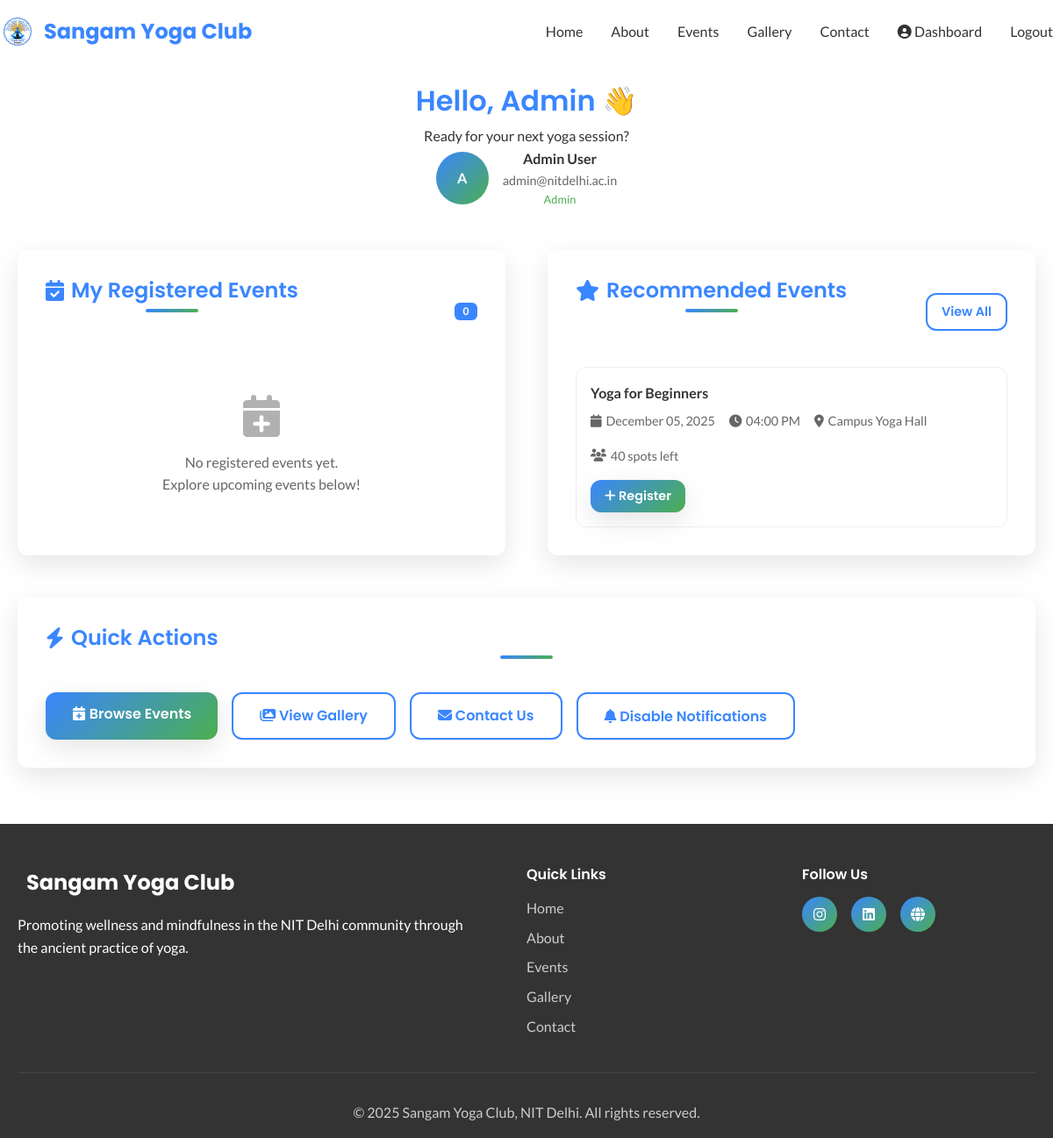
The page /dashboard (signed in) on the database its author committed.
### app.py (models this page shows, shortened)
class User(UserMixin, db.Model):
    id = db.Column(db.Integer, primary_key=True)
    email = db.Column(db.String(120), unique=True, nullable=False)
    name = db.Column(db.String(100), nullable=False)
    profile_picture = db.Column(db.String(200))
    role = db.Column(db.String(20), default='student')  # student, professor, admin
    notifications_enabled = db.Column(db.Boolean, default=True)
    created_at = db.Column(db.DateTime, default=datetime.utcnow)
    registrations = db.relationship('Registration', backref='user', lazy=True, cascade='all, delete-orphan')
    def is_admin(self):
        return self.role == 'admin'

class Event(db.Model):
    id = db.Column(db.Integer, primary_key=True)
    title = db.Column(db.String(200), nullable=False)
    description = db.Column(db.Text)
    date = db.Column(db.Date, nullable=False)
    time = db.Column(db.Time, nullable=False)
    location = db.Column(db.String(200), nullable=False)
    instructor = db.Column(db.String(100), nullable=False)
    max_participants = db.Column(db.Integer, default=30)
    category = db.Column(db.String(50), default='class')  # class, workshop, retreat
    created_at = db.Column(db.DateTime, default=datetime.utcnow)
    registrations = db.relationship('Registration', backref='event', lazy=True, cascade='all, delete-orphan')
    def available_spots(self):
        return self.max_participants - len(self.registrations)

### app.py (the view)
@app.route('/dashboard')
@login_required
def user_dashboard():
    user_registrations = Registration.query.filter_by(user_id=current_user.id).all()
    registered_events = [reg.event for reg in user_registrations]
    upcoming_events = Event.query.filter(
        Event.date >= datetime.now(),
        ~Event.id.in_([event.id for event in registered_events])
    ).order_by(Event.date).limit(5).all()
    return render_template('dashboard.html',
                         registered_events=registered_events,
                         upcoming_events=upcoming_events)

### app.py (called while the page is built)
@login_manager.user_loader
def load_user(user_id):
    return User.query.get(int(user_id))

### templates/dashboard.html (shortened to what this page needs)
{% extends "base.html" %}
{% block content %}
<div class="dashboard-container">
    <div class="container">
        <div class="dashboard-header">
            <h1 class="welcome-message">Hello, {{ current_user.name.split()[0] }} 👋</h1>
            <p>Ready for your next yoga session?</p>
            <div class="user-info">
                {% if current_user.profile_picture %}
                <img src="{{ current_user.profile_picture }}" alt="Profile" class="user-avatar">
                {% else %}
                <div class="user-avatar" style="background: var(--gradient); display: flex; align-items: center; justify-content: center; color: white; font-weight: bold;">
                    {{ current_user.name[0].upper() }}
                </div>
                {% endif %}
                <div>
                    <div style="font-weight: 600;">{{ current_user.name }}</div>
                    <div style="color: var(--light-gray); font-size: 0.9rem;">{{ current_user.email }}</div>
                    <div style="color: var(--primary-green); font-size: 0.8rem; text-transform: capitalize;">{{ current_user.role }}</div>
                </div>
            </div>
        </div>
        <div class="dashboard-grid">
            <div class="dashboard-section">
                <div class="section-header">
                    <h2 class="section-title">
                        <i class="fas fa-calendar-check"></i>
                        My Registered Events
                    </h2>
                    <span class="badge">{{ registered_events|length }}</span>
                </div>
                <div class="event-list">
                    {% if registered_events %}
                        {% for event in registered_events %}
                        <div class="event-item">
                            <div class="event-title">{{ event.title }}</div>
                            <div class="event-details">
                                <div class="event-detail">
                                    <i class="fas fa-calendar"></i>
                                    {{ event.date.strftime('%B %d, %Y') }}
                                </div>
                                <div class="event-detail">
                                    <i class="fas fa-clock"></i>
                                    {{ event.time.strftime('%I:%M %p') }}
                                </div>
                                <div class="event-detail">
                                    <i class="fas fa-map-marker-alt"></i>
                                    {{ event.location }}
                                </div>
                                <div class="event-detail">
                                    <i class="fas fa-user"></i>
                                    {{ event.instructor }}
                                </div>
                            </div>
                            <div class="event-actions">
                                <button class="btn btn-outline btn-small" onclick="unregisterFromEvent({{ event.id }})">
                                    <i class="fas fa-times"></i> Unregister
                                </button>
                            </div>
                        </div>
                        {% endfor %}
                    {% else %}
                        <div class="empty-state">
                            <i class="fas fa-calendar-plus"></i>
                            <p>No registered events yet.</p>
                            <p>Explore upcoming events below!</p>
                        </div>
                    {% endif %}
                </div>
            </div>
            <div class="dashboard-section">
                <div class="section-header">
                    <h2 class="section-title">
                        <i class="fas fa-star"></i>
                        Recommended Events
                    </h2>
                    <a href="#events" class="btn btn-outline btn-small">View All</a>
                </div>
                <div class="event-list">
                    {% if upcoming_events %}
                        {% for event in upcoming_events %}
                        <div class="event-item">
                            <div class="event-title">{{ event.title }}</div>
                            <div class="event-details">
                                <div class="event-detail">
                                    <i class="fas fa-calendar"></i>
                                    {{ event.date.strftime('%B %d, %Y') }}
                                </div>
                                <div class="event-detail">
                                    <i class="fas fa-clock"></i>
                                    {{ event.time.strftime('%I:%M %p') }}
                                </div>
                                <div class="event-detail">
                                    <i class="fas fa-map-marker-alt"></i>
                                    {{ event.location }}
                                </div>
                                <div class="event-detail">
                                    <i class="fas fa-users"></i>
                                    {{ event.available_spots() }} spots left
                                </div>
                            </div>
                            <div class="event-actions">
                                <button class="btn btn-primary btn-small" onclick="registerForEvent({{ event.id }})">
                                    <i class="fas fa-plus"></i> Register
                                </button>
                            </div>
                        </div>
                        {% endfor %}
                    {% else %}
                        <div class="empty-state">
                            <i class="fas fa-calendar"></i>
                            <p>No upcoming events available.</p>
                        </div>
                    {% endif %}
                </div>
            </div>
        </div>
        <div class="dashboard-section">
            <h2 class="section-title">
                <i class="fas fa-bolt"></i>
                Quick Actions
            </h2>
            <div class="quick-actions" style="display: flex; gap: 1rem; flex-wrap: wrap;">
                <a href="#events" class="btn btn-primary">
                    <i class="fas fa-calendar-plus"></i> Browse Events
                </a>
                <a href="#gallery" class="btn btn-outline">
                    <i class="fas fa-images"></i> View Gallery
                </a>
                <a href="#contact" class="btn btn-outline">
                    <i class="fas fa-envelope"></i> Contact Us
                </a>
                <button class="btn btn-outline" onclick="toggleNotifications()">
                    <i class="fas fa-bell"></i>
                    {{ 'Disable' if current_user.notifications_enabled else 'Enable' }} Notifications
                </button>
            </div>
        </div>
    </div>
</div>
{% endblock %}

### static/css/style.css (style rules this page uses)
* { margin: 0; padding: 0; box-sizing: border-box; }
:root { --primary-blue: #3A86FF; --primary-green: #4CAF50; --white: #FFFFFF; --soft-gray: #F5F5F5; --dark-gray: #333333; --light-gray: #666666; --gradient: linear-gradient(135deg, var(--primary-blue) 0%, var(--primary-green) 100%); --font-heading: 'Poppins', sans-serif; --font-body: 'Lato', sans-serif; --section-padding: 80px 0; --container-padding: 0 20px; --border-radius: 12px; --box-shadow: 0 10px 30px rgba(0, 0, 0, 0.1); --transition: all 0.3s ease; }
body { font-family: var(--font-body); line-height: 1.6; color: var(--dark-gray); background-color: var(--white); overflow-x: hidden; }
.container { max-width: 1200px; margin: 0 auto; padding: var(--container-padding); }
h1, h2, h3, h4, h5, h6 { font-family: var(--font-heading); font-weight: 600; line-height: 1.2; margin-bottom: 1rem; }
.section-title { font-size: 2.5rem; text-align: center; margin-bottom: 3rem; color: var(--dark-gray); position: relative; }
.section-title::after { content: ''; position: absolute; bottom: -10px; left: 50%; transform: translateX(-50%); width: 60px; height: 4px; background: var(--gradient); border-radius: 2px; }
.btn { display: inline-block; padding: 12px 30px; font-family: var(--font-heading); font-weight: 600; text-decoration: none; border-radius: var(--border-radius); transition: var(--transition); cursor: pointer; border: none; font-size: 1rem; text-align: center; }
.btn-primary { background: var(--gradient); color: var(--white); box-shadow: var(--box-shadow); }
.btn-outline { background: transparent; color: var(--primary-blue); border: 2px solid var(--primary-blue); }
.badge { display: inline-block; padding: 0.25rem 0.6rem; font-size: 0.75rem; font-weight: 600; line-height: 1; text-align: center; white-space: nowrap; vertical-align: baseline; border-radius: 0.375rem; background: var(--primary-blue); color: var(--white); }

### templates/dashboard.html (style rules this page uses)
.dashboard-container { padding: 6rem 0 4rem; min-height: 80vh; }
.dashboard-header { text-align: center; margin-bottom: 3rem; }
.welcome-message { font-size: 2rem; color: var(--primary-blue); margin-bottom: 0.5rem; }
.user-info { display: flex; align-items: center; justify-content: center; gap: 1rem; margin-bottom: 2rem; }
.user-avatar { width: 60px; height: 60px; border-radius: 50%; object-fit: cover; }
.dashboard-grid { display: grid; grid-template-columns: 1fr 1fr; gap: 3rem; margin-bottom: 3rem; }
.dashboard-section { background: var(--white); border-radius: var(--border-radius); box-shadow: var(--box-shadow); padding: 2rem; }
.section-header { display: flex; align-items: center; justify-content: space-between; margin-bottom: 1.5rem; }
.section-title { color: var(--primary-blue); font-size: 1.5rem; display: flex; align-items: center; gap: 0.5rem; }
.event-list { display: flex; flex-direction: column; gap: 1rem; }
.event-item { border: 1px solid #eee; border-radius: var(--border-radius); padding: 1rem; transition: var(--transition); }
.event-title { font-weight: 600; color: var(--dark-gray); margin-bottom: 0.5rem; }
.event-details { display: flex; flex-wrap: wrap; gap: 1rem; font-size: 0.9rem; color: var(--light-gray); margin-bottom: 1rem; }
.event-detail { display: flex; align-items: center; gap: 0.3rem; }
.event-actions { display: flex; gap: 0.5rem; }
.btn-small { padding: 0.5rem 1rem; font-size: 0.9rem; }
.empty-state { text-align: center; color: var(--light-gray); padding: 2rem; }
.empty-state i { font-size: 3rem; margin-bottom: 1rem; opacity: 0.5; }

### rows shown on the page
User: name "Admin", name "A", name "Admin User", email "admin@nitdelhi.ac.in", role "Admin", notifications_enabled "Disable"
Event: title "Yoga for Beginners", date "December 05, 2025", time "04:00 PM", location "Campus Yoga Hall", available_spots "40"

### other values the page prints
{{ registered_events|length }} "0"
